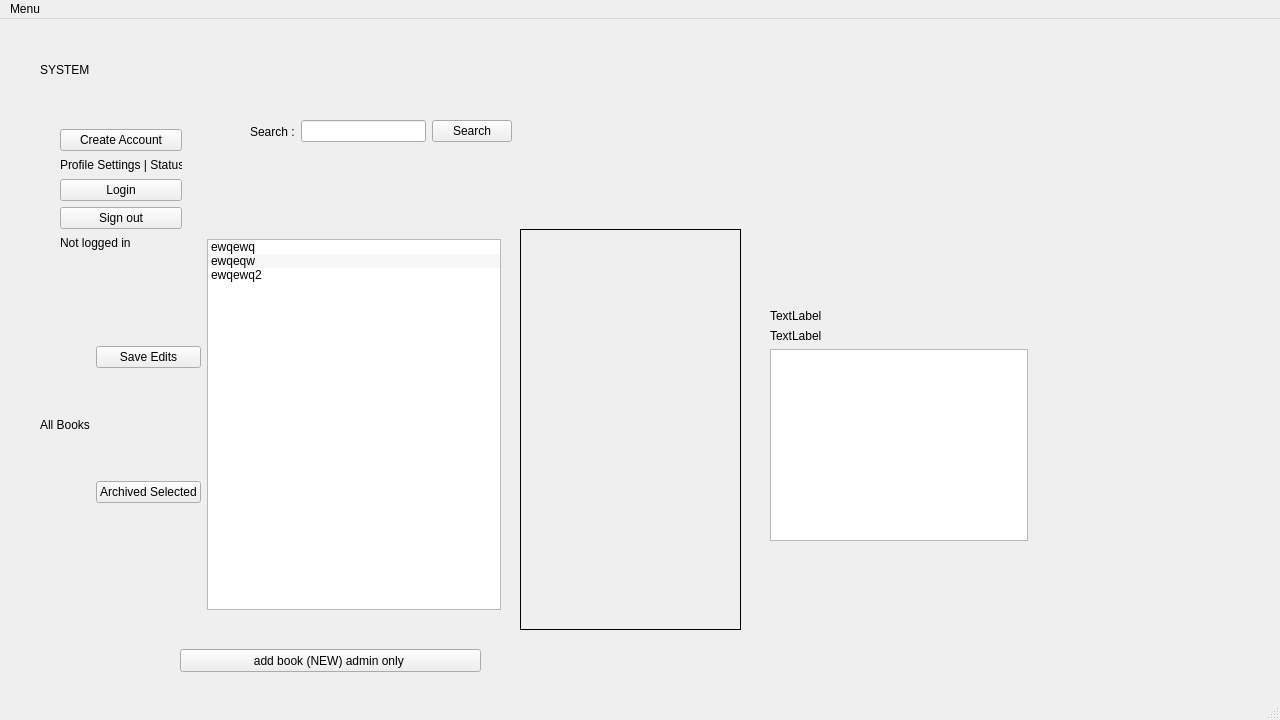
<?xml version="1.0" encoding="UTF-8"?>
<ui version="4.0">
 <class>MainWindow</class>
 <widget class="QMainWindow" name="MainWindow">
  <property name="geometry">
   <rect>
    <x>0</x>
    <y>0</y>
    <width>1280</width>
    <height>720</height>
   </rect>
  </property>
  <property name="minimumSize">
   <size>
    <width>1280</width>
    <height>720</height>
   </size>
  </property>
  <property name="maximumSize">
   <size>
    <width>1280</width>
    <height>720</height>
   </size>
  </property>
  <property name="windowTitle">
   <string>MainWindow</string>
  </property>
  <widget class="QWidget" name="centralwidget">
   <widget class="QLabel" name="label_6">
    <property name="geometry">
     <rect>
      <x>40</x>
      <y>20</y>
      <width>531</width>
      <height>61</height>
     </rect>
    </property>
    <property name="text">
     <string>SYSTEM</string>
    </property>
   </widget>
   <widget class="QPushButton" name="addBookAdmin">
    <property name="geometry">
     <rect>
      <x>180</x>
      <y>630</y>
      <width>301</width>
      <height>23</height>
     </rect>
    </property>
    <property name="text">
     <string>add book (NEW) admin only </string>
    </property>
   </widget>
   <widget class="QLabel" name="bookPreview">
    <property name="geometry">
     <rect>
      <x>520</x>
      <y>210</y>
      <width>221</width>
      <height>401</height>
     </rect>
    </property>
    <property name="styleSheet">
     <string notr="true">border: 1px solid black;</string>
    </property>
    <property name="text">
     <string/>
    </property>
   </widget>
   <widget class="QWidget" name="layoutWidget">
    <property name="geometry">
     <rect>
      <x>40</x>
      <y>220</y>
      <width>461</width>
      <height>371</height>
     </rect>
    </property>
    <layout class="QHBoxLayout" name="horizontalLayout_2">
     <item>
      <widget class="QLabel" name="label_2">
       <property name="text">
        <string>All Books</string>
       </property>
      </widget>
     </item>
     <item>
      <layout class="QVBoxLayout" name="verticalLayout_3">
       <item>
        <widget class="QPushButton" name="save">
         <property name="text">
          <string>Save Edits</string>
         </property>
        </widget>
       </item>
       <item>
        <widget class="QPushButton" name="archivedBtn">
         <property name="text">
          <string>Archived Selected</string>
         </property>
        </widget>
       </item>
      </layout>
     </item>
     <item>
      <widget class="QListWidget" name="listWidget_books">
       <property name="styleSheet">
        <string notr="true"/>
       </property>
       <property name="alternatingRowColors">
        <bool>true</bool>
       </property>
       <item>
        <property name="text">
         <string>ewqewq</string>
        </property>
       </item>
       <item>
        <property name="text">
         <string>ewqeqw</string>
        </property>
       </item>
       <item>
        <property name="text">
         <string>ewqewq2</string>
        </property>
       </item>
      </widget>
     </item>
    </layout>
   </widget>
   <widget class="QWidget" name="layoutWidget">
    <property name="geometry">
     <rect>
      <x>770</x>
      <y>290</y>
      <width>258</width>
      <height>232</height>
     </rect>
    </property>
    <layout class="QVBoxLayout" name="verticalLayout">
     <item>
      <widget class="QLabel" name="titleLabel">
       <property name="text">
        <string>TextLabel</string>
       </property>
      </widget>
     </item>
     <item>
      <widget class="QLabel" name="authLabel">
       <property name="text">
        <string>TextLabel</string>
       </property>
      </widget>
     </item>
     <item>
      <widget class="QPlainTextEdit" name="bookContentPlain"/>
     </item>
    </layout>
   </widget>
   <widget class="QWidget" name="layoutWidget">
    <property name="geometry">
     <rect>
      <x>60</x>
      <y>110</y>
      <width>122</width>
      <height>121</height>
     </rect>
    </property>
    <layout class="QVBoxLayout" name="verticalLayout_2">
     <item>
      <widget class="QPushButton" name="createAccountBtn">
       <property name="text">
        <string>Create Account</string>
       </property>
      </widget>
     </item>
     <item>
      <widget class="QLabel" name="label">
       <property name="maximumSize">
        <size>
         <width>160000</width>
         <height>16777215</height>
        </size>
       </property>
       <property name="text">
        <string>Profile Settings | Status :</string>
       </property>
      </widget>
     </item>
     <item>
      <widget class="QPushButton" name="loginBtn">
       <property name="text">
        <string>Login</string>
       </property>
      </widget>
     </item>
     <item>
      <widget class="QPushButton" name="signOutBtn">
       <property name="text">
        <string>Sign out</string>
       </property>
      </widget>
     </item>
     <item>
      <widget class="QLabel" name="loginLb">
       <property name="text">
        <string>Not logged in</string>
       </property>
      </widget>
     </item>
    </layout>
   </widget>
   <widget class="QWidget" name="layoutWidget">
    <property name="geometry">
     <rect>
      <x>250</x>
      <y>100</y>
      <width>262</width>
      <height>25</height>
     </rect>
    </property>
    <layout class="QHBoxLayout" name="horizontalLayout">
     <item>
      <widget class="QLabel" name="label_3">
       <property name="text">
        <string>Search :</string>
       </property>
      </widget>
     </item>
     <item>
      <widget class="QLineEdit" name="searchLn"/>
     </item>
     <item>
      <widget class="QPushButton" name="searchBtn">
       <property name="text">
        <string>Search</string>
       </property>
      </widget>
     </item>
    </layout>
   </widget>
  </widget>
  <widget class="QMenuBar" name="menubar">
   <property name="geometry">
    <rect>
     <x>0</x>
     <y>0</y>
     <width>1280</width>
     <height>21</height>
    </rect>
   </property>
   <widget class="QMenu" name="menuMenu">
    <property name="title">
     <string>Menu</string>
    </property>
    <addaction name="actionModify_Book"/>
    <addaction name="actionLoad"/>
    <addaction name="actionNew"/>
   </widget>
   <addaction name="menuMenu"/>
  </widget>
  <widget class="QStatusBar" name="statusbar"/>
  <action name="actionModify_Book">
   <property name="text">
    <string>Save</string>
   </property>
  </action>
  <action name="actionLoad">
   <property name="text">
    <string>Load</string>
   </property>
  </action>
  <action name="actionNew">
   <property name="text">
    <string>New</string>
   </property>
  </action>
 </widget>
 <resources/>
 <connections>
  <connection>
   <sender>listWidget_books</sender>
   <signal>currentTextChanged(QString)</signal>
   <receiver>titleLabel</receiver>
   <slot>setText(QString)</slot>
   <hints>
    <hint type="sourcelabel">
     <x>761</x>
     <y>271</y>
    </hint>
    <hint type="destinationlabel">
     <x>497</x>
     <y>234</y>
    </hint>
   </hints>
  </connection>
 </connections>
</ui>
